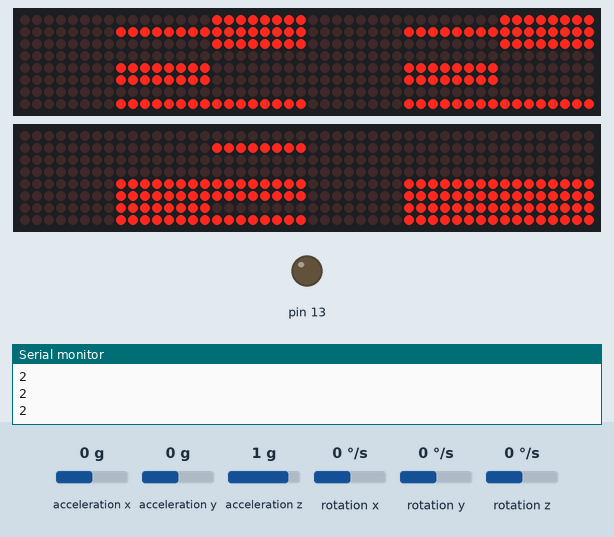
Simulated run of this sketch. Board: Arduino Uno, built with avr-gcc and run on an emulated ATmega328P. Shown: 2 × 48×8 LED matrix, output pins drawn as LEDs (lit = HIGH), the last lines printed to the serial monitor. The inputs (shaded band) are chosen by the test bench; at power-on: acceleration x 0 g, acceleration y 0 g, acceleration z 1 g, rotation x 0 °/s, rotation y 0 °/s, rotation z 0 °/s.

Above: at 1.2 s.
1.3 s: acceleration x set to -1.4 g
At 2.4 s:
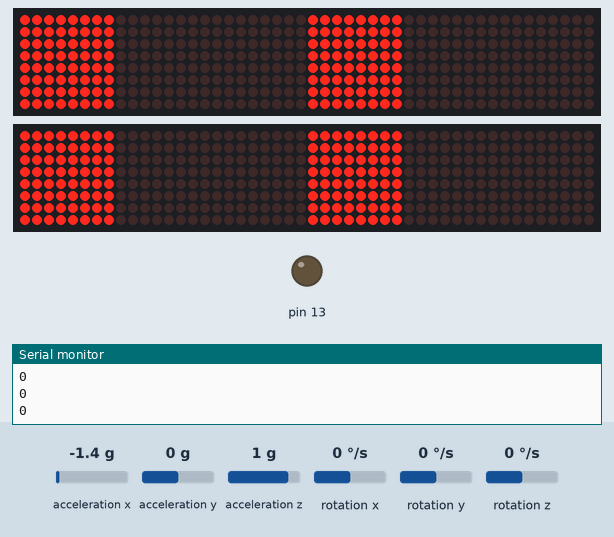
4.3 s: acceleration y set to -1.4 g
At 5.1 s:
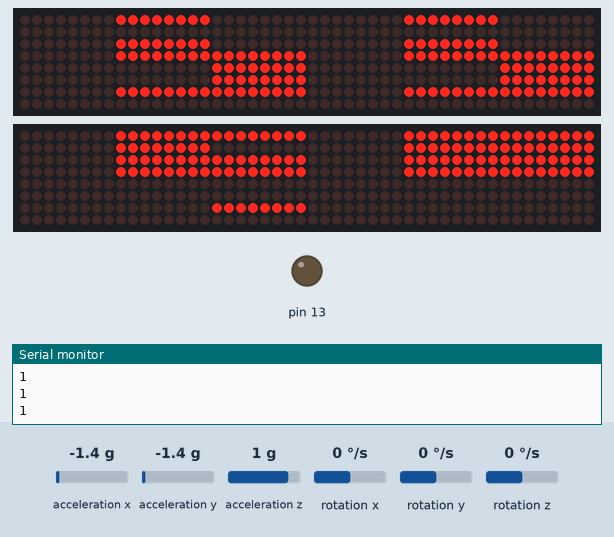
7.3 s: acceleration y set to -0.8 g
At 8.0 s:
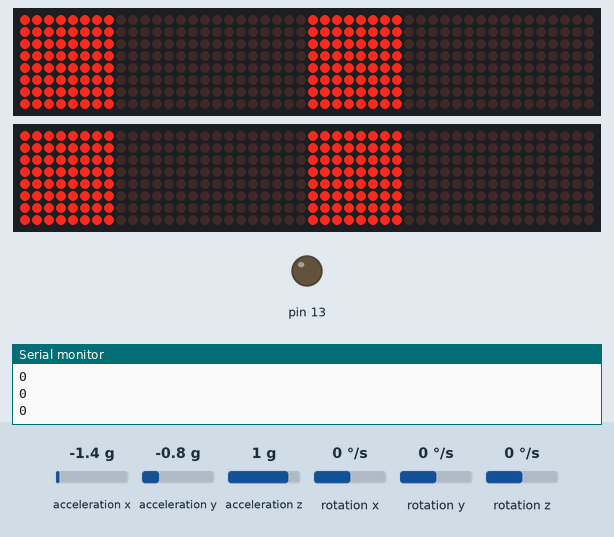
10.3 s: acceleration z set to -1.4 g
At 10.8 s:
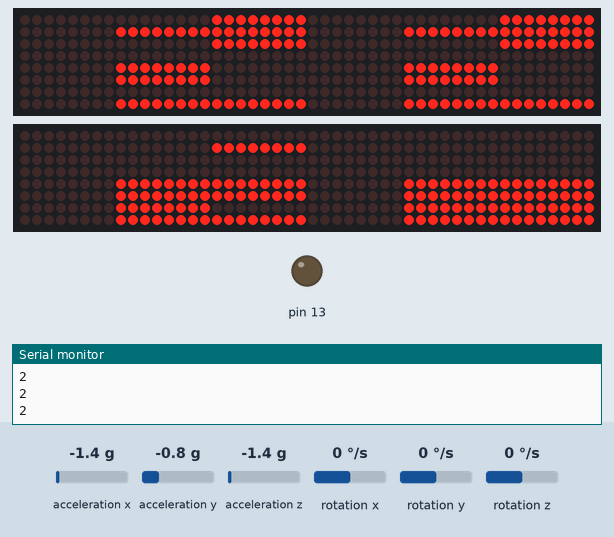
13.3 s: acceleration z set to -0.8 g
At 14.6 s:
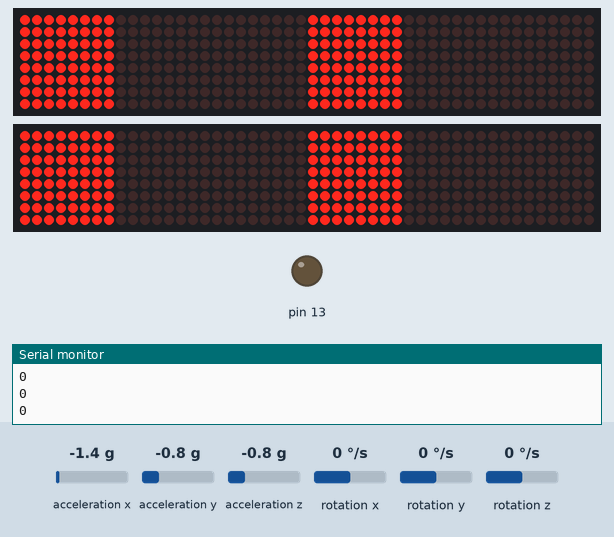
16.3 s: acceleration x set to -0.8 g
At 17.4 s:
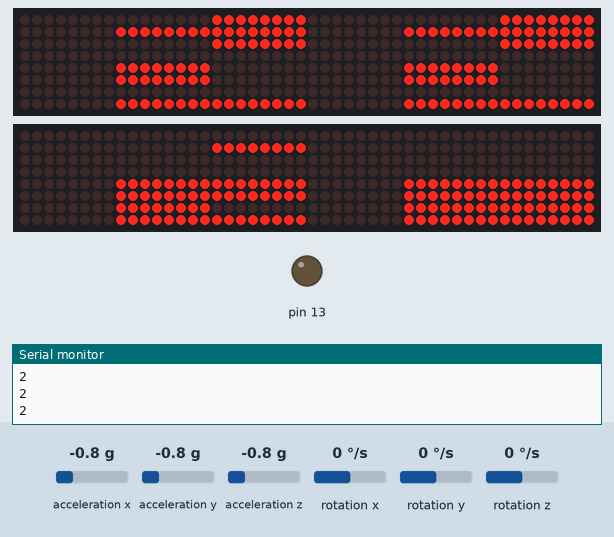
Timing chart, 0 to 19.3 s (numbered marks = the images above; inputs shaded):
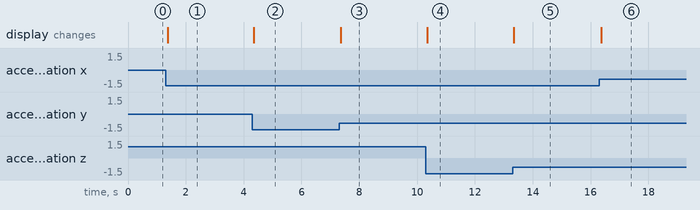

Measured:
- after the input at 1.3 s, the display: changes after 0.07 s (image 1)
- after the input at 4.3 s, the display: changes after 0.05 s (image 2)
- after the input at 7.3 s, the display: changes after 0.06 s (image 3)
- after the input at 10.3 s, the display: changes at once (image 4)
- after the input at 13.3 s, the display: changes after 0.05 s (image 5)
- after the input at 16.3 s, the display: changes after 0.07 s (image 6)

The sketch:

light_tumbler.ino
```cpp
#include "I2Cdev.h"
#include "MPU6050.h"

#if I2CDEV_IMPLEMENTATION == I2CDEV_ARDUINO_WIRE
    #include "Wire.h"
#endif

MPU6050 accelgyro;
int16_t ax, ay, az;
int16_t gx, gy, gz;

#include <MaxMatrix.h>
const byte DATA1 = 6;  // 資料輸入線
const byte CS1= 5;  // 晶片選擇線
const byte CLK1 = 4;  // 時脈線
const byte DATA2 = 11;  // 資料輸入線
const byte CS2= 10;  // 晶片選擇線
const byte CLK2 = 9;  // 時脈線
const byte maxInUse = 6;   // 代表串連兩個MAX7219模組
MaxMatrix m1(DATA1, CS1, CLK1, maxInUse);
MaxMatrix m2(DATA2, CS2, CLK2, maxInUse);

long long int light_data1[] = {0, 0, 0, 0, 0, 0, 0, 0};
long long int light_data2[] = {0, 0, 0, 0, 0, 0, 0, 0};

short LED_R1[16] = {3, 7, 2, 4, 0, 5, 1, 6, 27, 31, 26, 28, 24, 29, 25, 30};
short LED_G1[16] = {14, 8, 10, 11, 22, 21, 20, 19, 38, 32, 34, 35, 46, 45, 44, 43};
short LED_B1[16] = {9, 13, 12, 15, 17, 16, 18, 23, 33, 37, 36, 39, 41, 40, 42, 47};

short LED_R2[16] = {27, 31, 26, 28, 24, 29, 25, 30, 3, 7, 2, 4, 0, 5, 1, 6};
short LED_G2[16] = {33, 32, 34, 35, 41, 40, 42, 43, 9, 8, 10, 11, 22, 16, 18, 19};
short LED_B2[16] = {38, 37, 36, 39, 46, 45, 44, 47, 14, 13, 12, 15, 17, 21, 20, 23};

void reset1(){
  for (int i=0;i<8;i++){
    light_data1[i]  = (long long int)0;
  }
}

void reset2(){
  for (int i=0;i<8;i++){
    light_data2[i]  = (long long int)0;
  }
}

void set_color1(int LED_NUM, int R, int G, int B){
  for (int i=0;i<R;i++){
    light_data1[i] |= ((long long int)1 << LED_R1[LED_NUM]);
  }
  for (int i=0;i<G;i++){
    light_data1[i] |= ((long long int)1 << LED_G1[LED_NUM]);
  }
  for (int i=0;i<B;i++){
    light_data1[i] |= ((long long int)1 << LED_B1[LED_NUM]);
  }
}

void set_color2(int LED_NUM, int R, int G, int B){
  for (int i=0;i<R;i++){
    light_data2[i] |= ((long long int)1 << LED_R2[LED_NUM]);
  }
  for (int i=0;i<G;i++){
    light_data2[i] |= ((long long int)1 << LED_G2[LED_NUM]);
  }
  for (int i=0;i<B;i++){
    light_data2[i] |= ((long long int)1 << LED_B2[LED_NUM]);
  }
}

void show1(){
  for (int i=0;i<6;i++){
    byte ttt[] = {8, 8, 0, 0, 0, 0, 0, 0, 0, 0};
    for (int j=0;j<8;j++){
      ttt[j+2] = (light_data1[j] >> (i*8));
      //Serial.print(ttt[j+2]);
      //Serial.print(" ");
    }
    //Serial.println();
    m1.writeSprite(i*8, 0, ttt);
  }
}

void show2(){
  for (int i=0;i<6;i++){
    byte ttt[] = {8, 8, 0, 0, 0, 0, 0, 0, 0, 0};
    for (int j=0;j<8;j++){
      ttt[j+2] = (light_data2[j] >> (i*8));
      //Serial.print(ttt[j+2]);
      //Serial.print(" ");
    }
    //Serial.println();
    m2.writeSprite(i*8, 0, ttt);
  }
}

void setup() {
  #if I2CDEV_IMPLEMENTATION == I2CDEV_ARDUINO_WIRE
        Wire.begin();
    #elif I2CDEV_IMPLEMENTATION == I2CDEV_BUILTIN_FASTWIRE
        Fastwire::setup(400, true);
    #endif
   accelgyro.initialize();
  // put your setup code here, to run once:
  m1.init();
  m2.init();
  m1.setIntensity(20);
  m2.setIntensity(20);
  //delay(1000);
  pinMode(13, OUTPUT);
  Serial.begin(9600);
}


byte allon[] = {8, 8, 255, 255, 255, 255, 255, 255, 255, 255};
byte M2[] = {8, 1, B1, B1, B0, B0, B0, B0, B0, B0};
byte M3[] = {8, 1, B1, B1, B1, B0, B0, B0, B0, B0};
byte M4[] = {8, 1, B1, B1, B1, B1, B0, B0, B0, B0};
byte M5[] = {8, 1, B1, B1, B1, B1, B1, B0, B0, B0};
byte M6[] = {8, 1, B1, B1, B1, B1, B1, B1, B0, B0};
byte M7[] = {8, 1, B1, B1, B1, B1, B1, B1, B1, B0};
byte M8[] = {8, 1, B1, B1, B1, B1, B1, B1, B1, B1};

void loop() {
  m1.init();
  m2.init();
  accelgyro.getMotion6(&ax, &ay, &az, &gx, &gy, &gz);

  int color;
  if (abs(ax) > abs(ay) && abs(ax) > abs(az)){
    color = 0;
  }
  else if (abs(ay) > abs(az)){
    color = 1;
  }
  else {
    color = 2;
  }
  reset1();
  reset2();
  switch(color){
    case 0:
      for (int i=0;i<16;i++){
        set_color1(i, 8, 0, 0);
        set_color2(i, 8, 0, 0);
      }
      break;
    case 1:
      for (int i=0;i<16;i++){
        set_color1(i, 0, 8, 0);
        set_color2(i, 0, 8, 0);
      }
      break;
    case 2:
      for (int i=0;i<16;i++){
        set_color1(i, 0, 0, 8);
        set_color2(i, 0, 0, 8);
      }
      break;
  }
  show1();
  show2();
  Serial.println(color);
}
```
